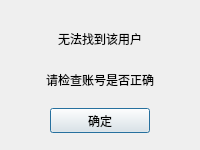
<?xml version="1.0" encoding="UTF-8"?>
<ui version="4.0">
 <class>FindFailDlg</class>
 <widget class="QDialog" name="FindFailDlg">
  <property name="geometry">
   <rect>
    <x>0</x>
    <y>0</y>
    <width>200</width>
    <height>150</height>
   </rect>
  </property>
  <property name="minimumSize">
   <size>
    <width>200</width>
    <height>150</height>
   </size>
  </property>
  <property name="maximumSize">
   <size>
    <width>200</width>
    <height>150</height>
   </size>
  </property>
  <property name="windowTitle">
   <string>Dialog</string>
  </property>
  <layout class="QVBoxLayout" name="verticalLayout">
   <property name="spacing">
    <number>0</number>
   </property>
   <property name="topMargin">
    <number>0</number>
   </property>
   <property name="bottomMargin">
    <number>0</number>
   </property>
   <item>
    <spacer name="verticalSpacer">
     <property name="orientation">
      <enum>Qt::Orientation::Vertical</enum>
     </property>
     <property name="sizeType">
      <enum>QSizePolicy::Policy::Fixed</enum>
     </property>
     <property name="sizeHint" stdset="0">
      <size>
       <width>20</width>
       <height>10</height>
      </size>
     </property>
    </spacer>
   </item>
   <item alignment="Qt::AlignmentFlag::AlignHCenter">
    <widget class="QLabel" name="fail_tip">
     <property name="minimumSize">
      <size>
       <width>0</width>
       <height>25</height>
      </size>
     </property>
     <property name="maximumSize">
      <size>
       <width>16777215</width>
       <height>25</height>
      </size>
     </property>
     <property name="text">
      <string>无法找到该用户</string>
     </property>
    </widget>
   </item>
   <item alignment="Qt::AlignmentFlag::AlignHCenter">
    <widget class="QLabel" name="fail_tip2">
     <property name="minimumSize">
      <size>
       <width>0</width>
       <height>25</height>
      </size>
     </property>
     <property name="maximumSize">
      <size>
       <width>16777215</width>
       <height>25</height>
      </size>
     </property>
     <property name="text">
      <string>请检查账号是否正确</string>
     </property>
    </widget>
   </item>
   <item>
    <widget class="QWidget" name="widget" native="true">
     <property name="minimumSize">
      <size>
       <width>0</width>
       <height>25</height>
      </size>
     </property>
     <property name="maximumSize">
      <size>
       <width>16777215</width>
       <height>25</height>
      </size>
     </property>
     <layout class="QHBoxLayout" name="horizontalLayout">
      <property name="spacing">
       <number>0</number>
      </property>
      <property name="leftMargin">
       <number>0</number>
      </property>
      <property name="topMargin">
       <number>0</number>
      </property>
      <property name="rightMargin">
       <number>0</number>
      </property>
      <property name="bottomMargin">
       <number>0</number>
      </property>
      <item>
       <widget class="ClickedBtn" name="fail_sure_btn">
        <property name="minimumSize">
         <size>
          <width>100</width>
          <height>25</height>
         </size>
        </property>
        <property name="maximumSize">
         <size>
          <width>100</width>
          <height>25</height>
         </size>
        </property>
        <property name="text">
         <string>确定</string>
        </property>
       </widget>
      </item>
     </layout>
    </widget>
   </item>
  </layout>
 </widget>
 <customwidgets>
  <customwidget>
   <class>ClickedBtn</class>
   <extends>QPushButton</extends>
   <header location="global">clickedbtn.h</header>
  </customwidget>
 </customwidgets>
 <resources/>
 <connections/>
</ui>
